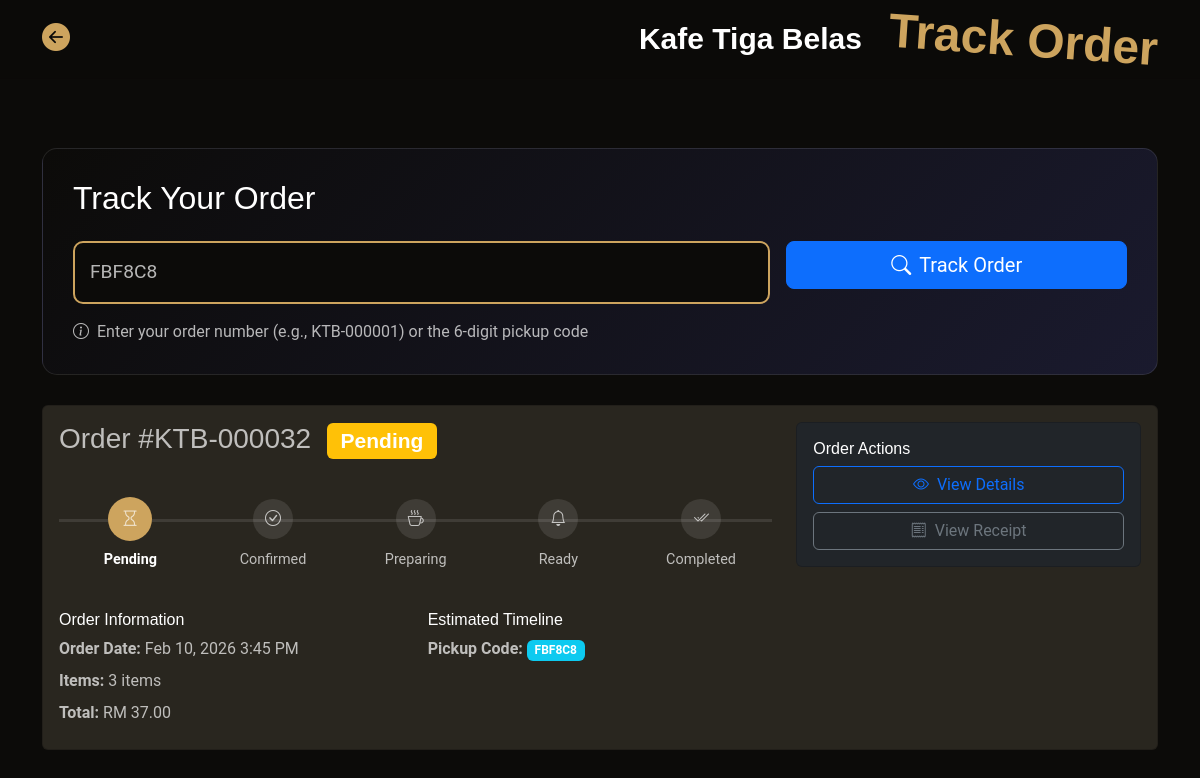
Page /order_track.php?code=FBF8C8 (signed in) on the committed database.
### tables this page shows
CREATE TABLE `orders` (
  `id` int(11) NOT NULL,
  `user_id` int(11) DEFAULT NULL,
  `total_amount` decimal(10,2) NOT NULL,
  `payment_id` varchar(255) NOT NULL,
  `status` varchar(20) DEFAULT 'pending',
  `created_at` timestamp NOT NULL DEFAULT current_timestamp(),
  `updated_at` timestamp NOT NULL DEFAULT current_timestamp() ON UPDATE current_timestamp(),
  `estimated_ready_time` datetime DEFAULT NULL,
  `notes` text DEFAULT NULL,
  `pickup_code` varchar(10) DEFAULT NULL
);

### app/order_functions.php (called while the page is built, shortened)
<?php
function getOrderItems($pdo, $order_id) {
    $stmt = $pdo->prepare("
        SELECT oi.*, mi.name, mi.description, mi.image_url
        FROM order_items oi
        JOIN menu_items mi ON oi.menu_item_id = mi.id
        WHERE oi.order_id = ?
        ORDER BY oi.id
    ");
    $stmt->execute([$order_id]);
    return $stmt->fetchAll(PDO::FETCH_ASSOC);
}
function getOrderStatusDisplay($status) {
    $statuses = [
        'pending' => ['text' => 'Pending', 'class' => 'warning', 'icon' => 'bi-hourglass'],
        'confirmed' => ['text' => 'Confirmed', 'class' => 'info', 'icon' => 'bi-check-circle'],
        'preparing' => ['text' => 'Preparing', 'class' => 'primary', 'icon' => 'bi-cup-hot'],
        'ready' => ['text' => 'Ready', 'class' => 'success', 'icon' => 'bi-bell'],
        'completed' => ['text' => 'Completed', 'class' => 'secondary', 'icon' => 'bi-check2-all'],
        'cancelled' => ['text' => 'Cancelled', 'class' => 'danger', 'icon' => 'bi-x-circle'],
    ];
    return $statuses[$status] ?? ['text' => 'Unknown', 'class' => 'dark', 'icon' => 'bi-question-circle'];
}
?>

### order_track.php (the view, shortened to what this page needs)
<?php
require 'app/db.php';
require 'app/order_functions.php';
$user_id = $_SESSION['user_id'];
$tracking_code = $_GET['code'] ?? '';
$tracked_order = null;
if ($tracking_code) {
    if (strpos($tracking_code, 'KTB-') === 0) {
        $order_id = str_replace('KTB-', '', $tracking_code);
        $tracked_order = getOrderDetails($pdo, $order_id, $user_id);
    } else {
        $stmt = $pdo->prepare("
            SELECT o.* FROM orders o
            WHERE o.pickup_code = ? AND o.user_id = ?
        ");
        $stmt->execute([strtoupper($tracking_code), $user_id]);
        $tracked_order = $stmt->fetch(PDO::FETCH_ASSOC);
    }
}
?>
<!DOCTYPE html>
<html lang="en">
<head>
    <link href="assets/vendor/bootstrap/css/bootstrap.min.css" rel="stylesheet">
    <link href="assets/vendor/bootstrap-icons/bootstrap-icons.css" rel="stylesheet">
    <link href="assets/css/main.css" rel="stylesheet">
</head>
<body class="index-page">
    <header id="header" class="header fixed-top">
        <div class="branding d-flex align-items-center">
            <div class="container position-relative d-flex align-items-center justify-content-between">
                <a href="order_history.php" class="d-flex align-items-center">
                    <i class="bi bi-arrow-left-circle-fill fs-3"></i>
                </a>
                <a href="index.php" class="logo d-flex align-items-center me-auto me-xl-0">
                    <h1 class="sitename">Kafe Tiga Belas</h1>
                    <h1 style="font-size: 3em; transform: rotate(4deg); color: var(--accent-color);"
                        class="sitename">&nbsp;&nbsp;Track Order</h1>
                </a>
            </div>
        </div>
    </header>
    <main class="main">
        <div class="container py-5" style="margin-top: 100px;">
            <div class="tracking-card">
                <h2 class="mb-4">Track Your Order</h2>
                <form method="GET" class="row g-3">
                    <div class="col-md-8">
                        <input type="text"
                               name="code"
                               class="form-control tracking-input"
                               placeholder="Enter Order Number (e.g., KTB-000001) or Pickup Code"
                               value="<?php echo htmlspecialchars($tracking_code); ?>"
                               required>
                    </div>
                    <div class="col-md-4">
                        <button type="submit" class="btn btn-primary btn-lg w-100">
                            <i class="bi bi-search me-2"></i>Track Order
                        </button>
                    </div>
                </form>
                <p class="mt-3 mb-0">
                    <i class="bi bi-info-circle me-1"></i>
                    Enter your order number (e.g., KTB-000001) or the 6-digit pickup code
                </p>
            </div>
            <?php if ($tracking_code && $tracked_order): ?>
                <?php
                $order_id = $tracked_order['id'];
                $status = $tracked_order['current_status'] ?? 'pending';
                $status_display = getOrderStatusDisplay($status);
                $order_items = getOrderItems($pdo, $order_id);
                $status_steps = ['pending', 'confirmed', 'preparing', 'ready', 'completed'];
                $current_step = array_search($status, $status_steps);
                $current_step = $current_step !== false ? $current_step : 0;
                ?>
                <div class="card">
                    <div class="card-body">
                        <div class="row">
                            <div class="col-md-8">
                                <h3 class="card-title">
                                    Order #KTB-<?php echo str_pad($order_id, 6, '0', STR_PAD_LEFT); ?>
                                    <span class="badge bg-<?php echo $status_display['class']; ?> ms-2">
                                        <?php echo $status_display['text']; ?>
                                    </span>
                                </h3>
                                <div class="progress-tracker">
                                    <?php foreach ($status_steps as $index => $step): ?>
                                    <?php $step_display = getOrderStatusDisplay($step); ?>
                                    <div class="progress-step">
                                        <div class="step-icon <?php echo $index <= $current_step ? 'active' : ''; ?>">
                                            <i class="bi <?php echo $step_display['icon']; ?>"></i>
                                        </div>
                                        <div class="step-label <?php echo $index <= $current_step ? 'active' : ''; ?>">
                                            <?php echo $step_display['text']; ?>
                                        </div>
                                    </div>
                                    <?php endforeach; ?>
                                </div>
                                <div class="row mt-4">
                                    <div class="col-md-6">
                                        <h6>Order Information</h6>
                                        <p class="mb-2"><strong>Order Date:</strong> <?php echo date('M j, Y g:i A', strtotime($tracked_order['created_at'])); ?></p>
                                        <p class="mb-2"><strong>Items:</strong> <?php echo count($order_items); ?> items</p>
                                        <p class="mb-2"><strong>Total:</strong> RM <?php echo number_format($tracked_order['total_amount'], 2); ?></p>
                                    </div>
                                    <div class="col-md-6">
                                        <h6>Estimated Timeline</h6>
                                        <?php if ($tracked_order['pickup_code']): ?>
                                        <p class="mb-2">
                                            <strong>Pickup Code:</strong>
                                            <span class="badge bg-info"><?php echo $tracked_order['pickup_code']; ?></span>
                                        </p>
                                        <?php endif; ?>
                                    </div>
                                </div>
                            </div>
                            <div class="col-md-4">
                                <div class="card bg-dark">
                                    <div class="card-body">
                                        <h6>Order Actions</h6>
                                        <div class="d-grid gap-2">
                                            <a href="order_details.php?order_id=<?php echo $order_id; ?>"
                                               class="btn btn-outline-primary">
                                                <i class="bi bi-eye me-2"></i>View Details
                                            </a>
                                            <a href="receipt.php?order_id=<?php echo $order_id; ?>"
                                               class="btn btn-outline-secondary">
                                                <i class="bi bi-receipt me-2"></i>View Receipt
                                            </a>
                                        </div>
                                    </div>
                                </div>
                            </div>
                        </div>
                    </div>
                </div>
            <?php endif; ?>
        </div>
    </main>
</body>
</html>

### assets/css/main.css (style rules this page uses)
:root { --default-font: "Roboto", system-ui, -apple-system, "Segoe UI", Roboto, "Helvetica Neue", Arial, "Noto Sans", "Liberation Sans", sans-serif, "Apple Color Emoji", "Segoe UI Emoji", "Segoe UI Symbol", "Noto Color Emoji"; --heading-font: "Playfair Display", sans-serif; --nav-font: "Poppins", sans-serif; }
:root { --background-color: #0c0b09; --default-color: rgba(255, 255, 255, 0.7); --heading-color: #ffffff; --accent-color: #cda45e; --surface-color: #29261f; --contrast-color: #0c0b09; }
:root { --nav-color: #ffffff; --nav-hover-color: #cda45e; --nav-mobile-background-color: #29261f; --nav-dropdown-background-color: #29261f; --nav-dropdown-color: #ffffff; --nav-dropdown-hover-color: #cda45e; }
:root { scroll-behavior: smooth; }
body { color: var(--default-color); background-color: var(--background-color); font-family: var(--default-font); }
a { color: var(--accent-color); text-decoration: none; transition: 0.3s; }
h1, h2, h3, h4, h5, h6 { color: var(--heading-color); font-family: var(--heading-font); }
.header { --background-color: rgba(12, 11, 9, 0.61); color: var(--default-color); transition: all 0.5s; z-index: 997; }
.header .branding { background-color: var(--background-color); min-height: 60px; padding: 10px 0; transition: 0.3s; border-bottom: 1px solid var(--background-color); }
.header .logo { line-height: 1; }
.header .logo h1 { font-size: 30px; margin: 0; font-weight: 700; color: var(--heading-color); }
.form-control { background-color: var(--background-color); color: var(--default-color); border-color: var(--accent-color); }
.card { background: var(--surface-color); color: var(--default-color) }
.tracking-card { background: linear-gradient(135deg, var(--background-color) 0%, #1a1a2e 100%); border-radius: 15px; padding: 30px; margin-bottom: 30px; border: 1px solid rgba(255,255,255,0.1); }
.tracking-input { font-size: 1.2em; padding: 15px; border-radius: 10px; border: 2px solid var(--accent-color); background-color: var(--background-color); color: var(--default-color); }
.progress-tracker { display: flex; justify-content: space-between; position: relative; margin: 40px 0; }
.progress-tracker::before { content: ''; position: absolute; top: 20px; left: 0; right: 0; height: 3px; background: rgba(255,255,255,0.1); z-index: 1; }
.progress-step { position: relative; z-index: 2; text-align: center; flex: 1; }
.step-icon { width: 40px; height: 40px; background: rgba(255,255,255,0.1); border-radius: 50%; display: flex; align-items: center; justify-content: center; margin: 0 auto 10px; transition: all 0.3s; }
.step-icon.active { background: var(--accent-color); transform: scale(1.1); }
.step-label { font-size: 0.9em; color: rgba(255,255,255,0.7); }
.step-label.active { color: white; font-weight: bold; }

### rows in the picture
orders: id "000032", created_at "Feb 10, 2026 3:45 PM", total_amount "37.00", pickup_code "FBF8C8"

### other values in the picture
$status_display['text'] "Pending"
$step_display['text'] "Pending"
$step_display['text'] "Confirmed"
$step_display['text'] "Preparing"
$step_display['text'] "Ready"
$step_display['text'] "Completed"
count($order_items) "3"
